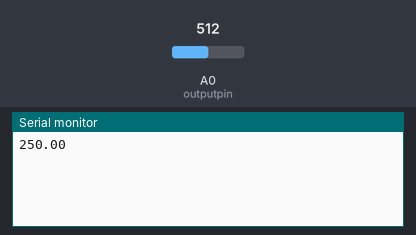
Bench run of a sketch on a simulated Arduino Uno, built with avr-gcc and run on an emulated ATmega328P. Parts: the last lines printed to the serial monitor. Inputs (shaded band) come from the test bench; at power-on: A0 (outputpin) = 512. WiFi joins after 1.5 s; servers stay silent unless stated.

Above: at 3.0 s.
3.1 s: A0 (outputpin) set to 716
At 4.2 s:
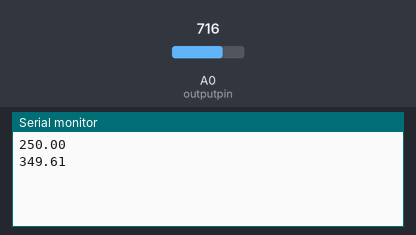
4.6 s: A0 (outputpin) set to 900
At 5.6 s:
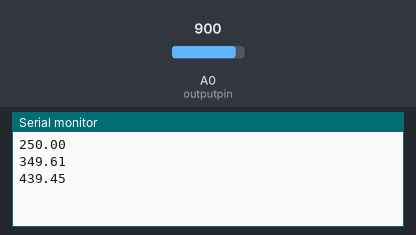
Timing chart, 0 to 7.6 s (numbered marks = the images above; inputs shaded):
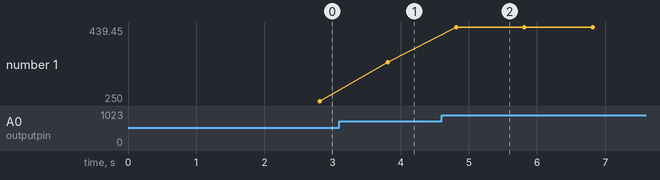

Measured:
- after the input at 3.1 s, the serial monitor: prints a new line after 0.71 s (image 1)
- after the input at 4.6 s, the serial monitor: prints a new line after 0.22 s (image 2)
- plotted number 1: 250 → 349.61 after the input at 3.1 s, 349.61 → 439.45 after the input at 4.6 s

The sketch:

Monitoring_Suhu_Tampil_Grafik_Internet.ino
```cpp
/*************************************
 * Program : Project 41. IoT Arduino Monitoring Suhu via Internet
 * Input   : Sensor , Tombol push
 * Output  : LCD 2x16, BUZZER, Relay
 * 125 Proyek Arduino Inkubatek
 * www.tokotronik.com
 * ***********************************/
#define BLYNK_PRINT Serial
#include <ESP8266_Lib.h>
#include <BlynkSimpleShieldEsp8266.h>
#include <SoftwareSerial.h>

int adc0;
int outputpin= A0;
float celcius,millivolts;

char auth[] = "d0a7bde2ea5c47b5ab57b9a6c6732229";
// Sesuaikan dengan ssid dan password hotspot anda
char ssid[] = "TokotronikWiFi";
char pass[] = "inkubatek";
SoftwareSerial EspSerial(2, 3); // RX, TX
#define ESP8266_BAUD 9600
ESP8266 wifi(&EspSerial);

void setup()
{
  Serial.begin(9600);
  EspSerial.begin(9600);
  delay(10);
  Blynk.begin(auth, wifi, ssid, pass);
}

void sendData()
{
  adc0 = analogRead(outputpin);
  millivolts = (adc0/1024.0) * 5000;
  celcius = millivolts/10;
  Serial.println(celcius);
  Blynk.virtualWrite(0, celcius);//virtual input V10 di Blynk (suhu)
}

void loop()
{
  Blynk.run();
  delay(1000);
  sendData();
}
```
